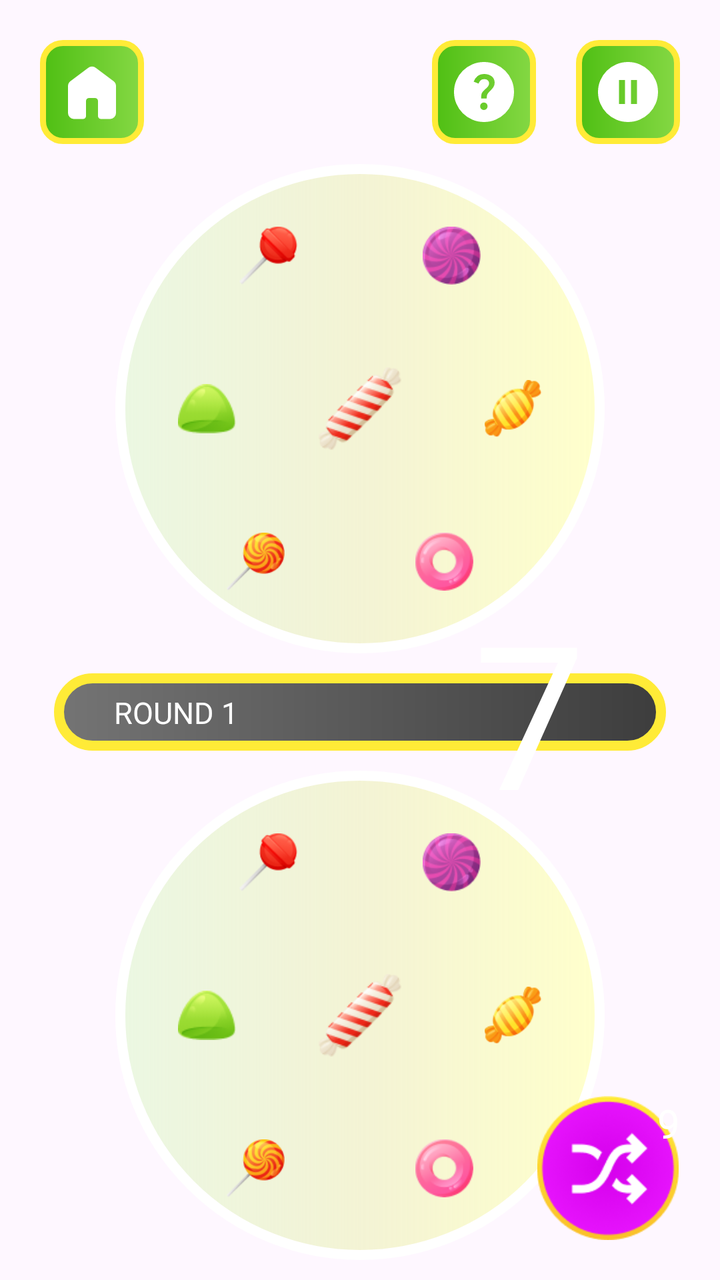
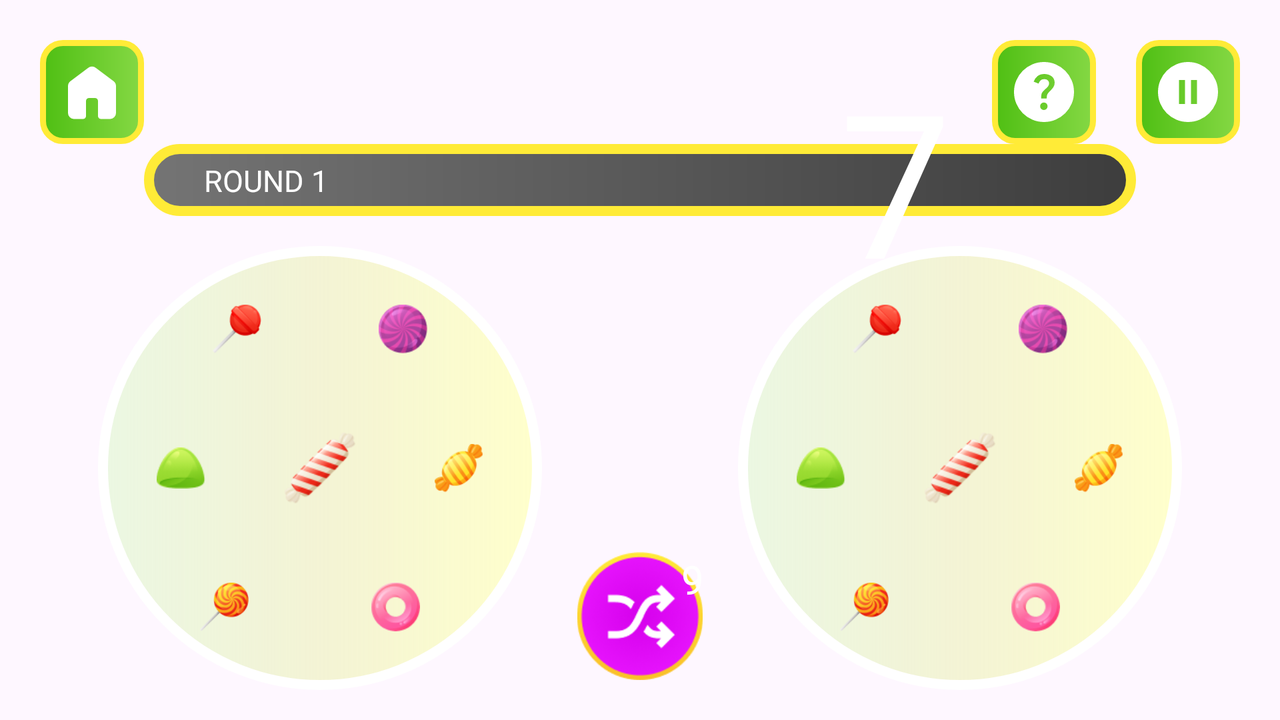

An Android layout and its configuration variant, each rendered on a device that would load it. The default file and the variant file are quoted in full after the pictures.
<!-- AndroidManifest.xml: application theme Theme.CandysBonanzaFunny -->
<!-- res/layout/fragment_game.xml -->
<?xml version="1.0" encoding="utf-8"?>
<androidx.constraintlayout.widget.ConstraintLayout xmlns:android="http://schemas.android.com/apk/res/android"
    xmlns:tools="http://schemas.android.com/tools"
    android:layout_width="match_parent"
    android:layout_height="match_parent"
    xmlns:app="http://schemas.android.com/apk/res-auto"
    tools:context=".ui.game.GameFragment">

    <ImageView
        android:id="@+id/btnHome"
        android:layout_width="wrap_content"
        android:layout_height="wrap_content"
        app:layout_constraintDimensionRatio="1:1"
        android:src="@drawable/home_without"
        android:background="@drawable/top_btns_bckgr"
        app:layout_constraintStart_toStartOf="parent"
        app:layout_constraintTop_toTopOf="parent"
        android:layout_marginTop="20dp"
        android:layout_marginStart="20dp"
        android:padding="8dp"
        />

    <ImageView
        android:id="@+id/btnPause"
        android:layout_width="wrap_content"
        android:layout_height="wrap_content"
        app:layout_constraintHeight_percent="0.082"
        app:layout_constraintDimensionRatio="1:1"
        android:src="@drawable/pause_empty"
        android:background="@drawable/top_btns_bckgr"
        app:layout_constraintEnd_toEndOf="parent"
        app:layout_constraintTop_toTopOf="parent"
        android:layout_marginEnd="20dp"
        android:layout_marginTop="20dp"
        android:padding="8dp"
        />

    <ImageView
        android:id="@+id/btnHelp"
        android:layout_width="wrap_content"
        android:layout_height="wrap_content"
        app:layout_constraintDimensionRatio="1:1"
        app:layout_constraintEnd_toStartOf="@id/btnPause"
        app:layout_constraintTop_toTopOf="parent"
        android:src="@drawable/help_empty"
        android:background="@drawable/top_btns_bckgr"
        android:layout_marginEnd="20dp"
        android:layout_marginTop="20dp"
        android:padding="8dp"
        />



    <ProgressBar
        android:id="@+id/pbTimer"
        android:layout_width="0dp"
        android:layout_height="0dp"
        android:max="10"
        android:progress="0"
        android:progressDrawable="@drawable/progress_loading"
        style="@style/Widget.AppCompat.ProgressBar.Horizontal"
        app:layout_constraintStart_toStartOf="parent"
        app:layout_constraintEnd_toEndOf="parent"
        app:layout_constraintTop_toTopOf="parent"
        app:layout_constraintBottom_toBottomOf="parent"
        app:layout_constraintWidth_percent="0.85"
        app:layout_constraintHeight_percent="0.06"
        />

    <TextView
        android:id="@+id/tvTimer"
        android:layout_width="wrap_content"
        android:layout_height="wrap_content"
        app:layout_constraintTop_toTopOf="@id/pbTimer"
        app:layout_constraintBottom_toBottomOf="@id/pbTimer"
        app:layout_constraintEnd_toEndOf="@id/pbTimer"
        android:layout_marginEnd="40dp"
        android:fontFamily="@font/incised901bt_compact"
        android:textSize="100dp"
        android:gravity="center"
        tools:text="7"
        android:textColor="@color/white"
        />

    <TextView
        android:id="@+id/tvRound"
        android:layout_width="wrap_content"
        android:layout_height="wrap_content"
        app:layout_constraintTop_toTopOf="@id/pbTimer"
        app:layout_constraintBottom_toBottomOf="@id/pbTimer"
        app:layout_constraintStart_toStartOf="@id/pbTimer"
        android:layout_marginStart="30dp"
        android:fontFamily="@font/incised901bt_compact"
        android:textSize="15dp"
        android:gravity="center"
        tools:text="ROUND 1"
        android:textColor="@color/white"
        />

    <include
        android:id="@+id/topRound"
        android:layout_width="0dp"
        android:layout_height="0dp"
        layout="@layout/round_for_game"
        app:layout_constraintDimensionRatio="1:1"
        android:src="@drawable/round_bckgr"
        app:layout_constraintStart_toStartOf="parent"
        app:layout_constraintEnd_toEndOf="parent"
        app:layout_constraintTop_toBottomOf="@id/btnHome"
        app:layout_constraintBottom_toTopOf="@id/pbTimer"
        android:layout_marginVertical="10dp"
        />

    <include
        android:id="@+id/bottomRound"
        android:layout_width="0dp"
        android:layout_height="0dp"
        layout="@layout/round_for_game"
        app:layout_constraintDimensionRatio="1:1"
        android:src="@drawable/round_bckgr"
        app:layout_constraintStart_toStartOf="@id/topRound"
        app:layout_constraintEnd_toEndOf="@id/topRound"
        app:layout_constraintTop_toBottomOf="@id/pbTimer"
        app:layout_constraintBottom_toBottomOf="parent"
        android:layout_marginVertical="10dp"
        />

    <ImageView
        android:id="@+id/btnShuffle"
        android:layout_width="0dp"
        android:layout_height="0dp"
        app:layout_constraintWidth_percent="0.2"
        app:layout_constraintDimensionRatio="1:1"
        app:layout_constraintEnd_toEndOf="parent"
        app:layout_constraintBottom_toBottomOf="parent"
        android:src="@drawable/shuffle"
        android:layout_marginBottom="20dp"
        android:layout_marginEnd="20dp"
        />

    <TextView
        android:id="@+id/shuffleAmount"
        android:layout_width="wrap_content"
        android:layout_height="wrap_content"
        app:layout_constraintTop_toTopOf="@id/btnShuffle"
        app:layout_constraintEnd_toEndOf="@id/btnShuffle"
        android:text="9"
        android:fontFamily="@font/incised901bt_compact"
        android:textSize="20dp"
        android:textColor="@color/white"
        />


</androidx.constraintlayout.widget.ConstraintLayout>
<!-- res/layout/round_for_game.xml (included above) -->
<?xml version="1.0" encoding="utf-8"?>
<androidx.constraintlayout.widget.ConstraintLayout xmlns:android="http://schemas.android.com/apk/res/android"
    android:layout_width="match_parent"
    android:layout_height="match_parent"
    xmlns:app="http://schemas.android.com/apk/res-auto"
    xmlns:tools="http://schemas.android.com/tools"
    android:background="@drawable/round_bckgr">


    <ImageView
        android:id="@+id/candy22"
        android:layout_width="0dp"
        android:layout_height="0dp"
        app:layout_constraintDimensionRatio="1:1"
        app:layout_constraintWidth_percent="0.25"
        app:layout_constraintTop_toTopOf="parent"
        app:layout_constraintBottom_toBottomOf="parent"
        app:layout_constraintStart_toStartOf="parent"
        app:layout_constraintEnd_toEndOf="parent"
        tools:src="@drawable/candy1"
        android:padding="10dp"
        />

    <ImageView
        android:id="@+id/candy21"
        android:layout_width="0dp"
        android:layout_height="0dp"
        app:layout_constraintDimensionRatio="1:1"
        app:layout_constraintWidth_percent="0.2"
        app:layout_constraintTop_toTopOf="parent"
        app:layout_constraintBottom_toBottomOf="parent"
        app:layout_constraintStart_toStartOf="parent"
        app:layout_constraintEnd_toStartOf="@id/candy22"
        tools:src="@drawable/candy2"
        android:padding="10dp"
        />

    <ImageView
        android:id="@+id/candy23"
        android:layout_width="0dp"
        android:layout_height="0dp"
        app:layout_constraintDimensionRatio="1:1"
        app:layout_constraintWidth_percent="0.2"
        app:layout_constraintTop_toTopOf="parent"
        app:layout_constraintBottom_toBottomOf="parent"
        app:layout_constraintStart_toEndOf="@id/candy22"
        app:layout_constraintEnd_toEndOf="parent"
        tools:src="@drawable/candy3"
        android:padding="10dp"
        />

    <ImageView
        android:id="@+id/candy11"
        android:layout_width="0dp"
        android:layout_height="0dp"
        app:layout_constraintDimensionRatio="1:1"
        app:layout_constraintWidth_percent="0.2"
        app:layout_constraintTop_toTopOf="parent"
        app:layout_constraintBottom_toTopOf="@id/candy22"
        app:layout_constraintStart_toStartOf="parent"
        app:layout_constraintEnd_toEndOf="@id/candy22"
        tools:src="@drawable/candy4"
        android:padding="10dp"
        />

    <ImageView
        android:id="@+id/candy12"
        android:layout_width="0dp"
        android:layout_height="0dp"
        app:layout_constraintDimensionRatio="1:1"
        app:layout_constraintWidth_percent="0.2"
        app:layout_constraintTop_toTopOf="parent"
        app:layout_constraintBottom_toTopOf="@id/candy22"
        app:layout_constraintStart_toStartOf="@id/candy22"
        app:layout_constraintEnd_toEndOf="parent"
        tools:src="@drawable/candy5"
        android:padding="10dp"
        />

    <ImageView
        android:id="@+id/candy31"
        android:layout_width="0dp"
        android:layout_height="0dp"
        app:layout_constraintDimensionRatio="1:1"
        app:layout_constraintWidth_percent="0.2"
        app:layout_constraintTop_toBottomOf="@id/candy22"
        app:layout_constraintBottom_toBottomOf="parent"
        app:layout_constraintStart_toStartOf="parent"
        app:layout_constraintEnd_toStartOf="@id/candy32"
        tools:src="@drawable/candy6"
        android:padding="10dp"
        />

    <ImageView
        android:id="@+id/candy32"
        android:layout_width="0dp"
        android:layout_height="0dp"
        app:layout_constraintDimensionRatio="1:1"
        app:layout_constraintWidth_percent="0.2"
        app:layout_constraintTop_toBottomOf="@id/candy22"
        app:layout_constraintBottom_toBottomOf="parent"
        app:layout_constraintStart_toEndOf="@id/candy31"
        app:layout_constraintEnd_toEndOf="parent"
        tools:src="@drawable/candy7"
        android:layout_marginEnd="10dp"
        android:padding="10dp"
        />

</androidx.constraintlayout.widget.ConstraintLayout>
<!-- resources referenced by this layout -->
<resources>
  <!-- drawable help_empty (drawable) -->
  <vector xmlns:android="http://schemas.android.com/apk/res/android"
      android:width="36dp"
      android:height="36dp"
      android:viewportWidth="960"
      android:viewportHeight="960"
      android:tint="@color/white"
      android:autoMirrored="true">
    <path
        android:fillColor="@android:color/white"
        android:pathData="M478,720Q499,720 513.5,705.5Q528,691 528,670Q528,649 513.5,634.5Q499,620 478,620Q457,620 442.5,634.5Q428,649 428,670Q428,691 442.5,705.5Q457,720 478,720ZM442,566L516,566Q516,533 523.5,514Q531,495 566,462Q592,436 607,412.5Q622,389 622,356Q622,300 581,270Q540,240 484,240Q427,240 391.5,270Q356,300 342,342L408,368Q413,350 430.5,329Q448,308 484,308Q516,308 532,325.5Q548,343 548,364Q548,384 536,401.5Q524,419 506,434Q462,473 452,493Q442,513 442,566ZM480,880Q397,880 324,848.5Q251,817 197,763Q143,709 111.5,636Q80,563 80,480Q80,397 111.5,324Q143,251 197,197Q251,143 324,111.5Q397,80 480,80Q563,80 636,111.5Q709,143 763,197Q817,251 848.5,324Q880,397 880,480Q880,563 848.5,636Q817,709 763,763Q709,817 636,848.5Q563,880 480,880Z"/>
  </vector>
  <!-- drawable home_without (drawable) -->
  <vector xmlns:android="http://schemas.android.com/apk/res/android"
      android:width="36dp"
      android:height="36dp"
      android:viewportWidth="960"
      android:viewportHeight="960"
      android:tint="@color/white">
    <path
        android:fillColor="@android:color/white"
        android:pathData="M160,760L160,400Q160,381 168.5,364Q177,347 192,336L432,156Q453,140 480,140Q507,140 528,156L768,336Q783,347 791.5,364Q800,381 800,400L800,760Q800,793 776.5,816.5Q753,840 720,840L600,840Q583,840 571.5,828.5Q560,817 560,800L560,600Q560,583 548.5,571.5Q537,560 520,560L440,560Q423,560 411.5,571.5Q400,583 400,600L400,800Q400,817 388.5,828.5Q377,840 360,840L240,840Q207,840 183.5,816.5Q160,793 160,760Z"/>
  </vector>
  <!-- drawable pause_empty (drawable) -->
  <vector xmlns:android="http://schemas.android.com/apk/res/android"
      android:width="36dp"
      android:height="36dp"
      android:viewportWidth="960"
      android:viewportHeight="960"
      android:tint="@color/white">
    <path
        android:fillColor="@android:color/white"
        android:pathData="M360,640L440,640L440,320L360,320L360,640ZM520,640L600,640L600,320L520,320L520,640ZM480,880Q397,880 324,848.5Q251,817 197,763Q143,709 111.5,636Q80,563 80,480Q80,397 111.5,324Q143,251 197,197Q251,143 324,111.5Q397,80 480,80Q563,80 636,111.5Q709,143 763,197Q817,251 848.5,324Q880,397 880,480Q880,563 848.5,636Q817,709 763,763Q709,817 636,848.5Q563,880 480,880Z"/>
  </vector>
  <!-- drawable round_bckgr (drawable) -->
  <?xml version="1.0" encoding="utf-8"?>
  <shape xmlns:android="http://schemas.android.com/apk/res/android">
  
      <stroke
          android:color="#FFFFFF"
          android:width="5dp"
          />
      <corners android:radius="250dp" />
      <gradient
          android:startColor="#FFFFFFCC"
          android:centerColor="#D4F1F2CC"
          android:endColor="#90DCF7CC"
          android:centerY="0.5"
          android:centerX="0.5"
          android:angle="180"
          />
  
  </shape>
  <!-- drawable top_btns_bckgr (drawable) -->
  <?xml version="1.0" encoding="utf-8"?>
  <shape xmlns:android="http://schemas.android.com/apk/res/android">
  
      <stroke
          android:color="#FFEB37"
          android:width="3dp"
          />
      <corners android:radius="10dp" />
      <gradient
          android:startColor="#85D844"
          android:centerY="0.5"
          android:centerX="0.5"
          android:endColor="#4FBF13"
          android:angle="180"
          />
  
  </shape>
  <style name="Theme.CandysBonanzaFunny" parent="Base.Theme.CandysBonanzaFunny" />
  <style name="Base.Theme.CandysBonanzaFunny" parent="Theme.Material3.DayNight.NoActionBar">
          
          
      </style>
  <!-- some entries are left out for length -->
</resources>
<!-- res/layout-land/fragment_game.xml (the repository's variant of the layout above) -->
<!-- drawn on the phone turned sideways -->
<?xml version="1.0" encoding="utf-8"?>
<androidx.constraintlayout.widget.ConstraintLayout xmlns:android="http://schemas.android.com/apk/res/android"
    xmlns:tools="http://schemas.android.com/tools"
    android:layout_width="match_parent"
    android:layout_height="match_parent"
    xmlns:app="http://schemas.android.com/apk/res-auto"
    tools:context=".ui.game.GameFragment">

    <androidx.constraintlayout.widget.Guideline
        android:id="@+id/vert50"
        android:layout_width="wrap_content"
        android:layout_height="wrap_content"
        android:orientation="vertical"
        app:layout_constraintGuide_percent="0.5"
        />

    <ImageView
        android:id="@+id/btnHome"
        android:layout_width="wrap_content"
        android:layout_height="wrap_content"
        app:layout_constraintDimensionRatio="1:1"
        android:src="@drawable/home_without"
        android:background="@drawable/top_btns_bckgr"
        app:layout_constraintStart_toStartOf="parent"
        app:layout_constraintTop_toTopOf="parent"
        android:layout_marginTop="20dp"
        android:layout_marginStart="20dp"
        android:padding="8dp"
        />

    <ImageView
        android:id="@+id/btnPause"
        android:layout_width="wrap_content"
        android:layout_height="wrap_content"
        app:layout_constraintHeight_percent="0.082"
        app:layout_constraintDimensionRatio="1:1"
        android:src="@drawable/pause_empty"
        android:background="@drawable/top_btns_bckgr"
        app:layout_constraintEnd_toEndOf="parent"
        app:layout_constraintTop_toTopOf="parent"
        android:layout_marginEnd="20dp"
        android:layout_marginTop="20dp"
        android:padding="8dp"
        />

    <ImageView
        android:id="@+id/btnHelp"
        android:layout_width="wrap_content"
        android:layout_height="wrap_content"
        app:layout_constraintDimensionRatio="1:1"
        app:layout_constraintEnd_toStartOf="@id/btnPause"
        app:layout_constraintTop_toTopOf="parent"
        android:src="@drawable/help_empty"
        android:background="@drawable/top_btns_bckgr"
        android:layout_marginEnd="20dp"
        android:layout_marginTop="20dp"
        android:padding="8dp"
        />



    <ProgressBar
        android:id="@+id/pbTimer"
        android:layout_width="0dp"
        android:layout_height="0dp"
        android:max="10"
        android:progress="0"
        android:progressDrawable="@drawable/progress_loading"
        style="@style/Widget.AppCompat.ProgressBar.Horizontal"
        app:layout_constraintStart_toEndOf="@id/btnHome"
        app:layout_constraintEnd_toStartOf="@id/btnPause"
        app:layout_constraintTop_toBottomOf="@id/btnHome"
        app:layout_constraintHeight_percent="0.1"
        />

    <TextView
        android:id="@+id/tvTimer"
        android:layout_width="wrap_content"
        android:layout_height="wrap_content"
        app:layout_constraintTop_toTopOf="@id/pbTimer"
        app:layout_constraintBottom_toBottomOf="@id/pbTimer"
        app:layout_constraintEnd_toStartOf="@id/btnHelp"
        android:layout_marginEnd="20dp"
        android:fontFamily="@font/incised901bt_compact"
        android:textSize="100dp"
        android:gravity="center"
        tools:text="7"
        android:textColor="@color/white"
        />

    <TextView
        android:id="@+id/tvRound"
        android:layout_width="wrap_content"
        android:layout_height="wrap_content"
        app:layout_constraintTop_toTopOf="@id/pbTimer"
        app:layout_constraintBottom_toBottomOf="@id/pbTimer"
        app:layout_constraintStart_toStartOf="@id/pbTimer"
        android:layout_marginStart="30dp"
        android:fontFamily="@font/incised901bt_compact"
        android:textSize="15dp"
        android:gravity="center"
        tools:text="ROUND 1"
        android:textColor="@color/white"
        />

    <include
        android:id="@+id/topRound"
        android:layout_width="0dp"
        android:layout_height="0dp"
        layout="@layout/round_for_game"
        app:layout_constraintDimensionRatio="1:1"
        android:src="@drawable/round_bckgr"
        app:layout_constraintTop_toBottomOf="@id/pbTimer"
        app:layout_constraintBottom_toBottomOf="parent"
        app:layout_constraintStart_toStartOf="parent"
        app:layout_constraintEnd_toStartOf="@id/vert50"
        android:layout_marginVertical="15dp"
        />

    <include
        android:id="@+id/bottomRound"
        android:layout_width="0dp"
        android:layout_height="0dp"
        layout="@layout/round_for_game"
        app:layout_constraintDimensionRatio="1:1"
        android:src="@drawable/round_bckgr"
        app:layout_constraintTop_toBottomOf="@id/pbTimer"
        app:layout_constraintBottom_toBottomOf="parent"
        app:layout_constraintStart_toEndOf="@id/vert50"
        app:layout_constraintEnd_toEndOf="parent"
        android:layout_marginVertical="15dp"
        />

    <ImageView
        android:id="@+id/btnShuffle"
        android:layout_width="0dp"
        android:layout_height="0dp"
        app:layout_constraintWidth_percent="0.1"
        app:layout_constraintDimensionRatio="1:1"
        app:layout_constraintStart_toStartOf="parent"
        app:layout_constraintEnd_toEndOf="parent"
        app:layout_constraintBottom_toBottomOf="parent"
        android:src="@drawable/shuffle"
        android:layout_marginBottom="20dp"
        />

    <TextView
        android:id="@+id/shuffleAmount"
        android:layout_width="wrap_content"
        android:layout_height="wrap_content"
        app:layout_constraintTop_toTopOf="@id/btnShuffle"
        app:layout_constraintEnd_toEndOf="@id/btnShuffle"
        android:text="9"
        android:fontFamily="@font/incised901bt_compact"
        android:textSize="20dp"
        android:textColor="@color/white"
        />


</androidx.constraintlayout.widget.ConstraintLayout>
